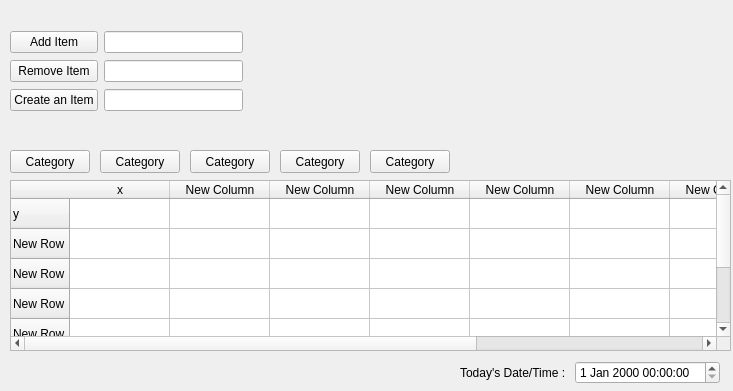
<?xml version="1.0" encoding="UTF-8"?>
<ui version="4.0">
 <class>My_House_Inventory</class>
 <widget class="QWidget" name="My_House_Inventory">
  <property name="enabled">
   <bool>true</bool>
  </property>
  <property name="geometry">
   <rect>
    <x>0</x>
    <y>0</y>
    <width>733</width>
    <height>391</height>
   </rect>
  </property>
  <property name="windowTitle">
   <string>Form</string>
  </property>
  <widget class="QTableWidget" name="tableWidget">
   <property name="geometry">
    <rect>
     <x>10</x>
     <y>180</y>
     <width>721</width>
     <height>171</height>
    </rect>
   </property>
   <row>
    <property name="text">
     <string>y</string>
    </property>
   </row>
   <row>
    <property name="text">
     <string>New Row</string>
    </property>
   </row>
   <row>
    <property name="text">
     <string>New Row</string>
    </property>
   </row>
   <row>
    <property name="text">
     <string>New Row</string>
    </property>
   </row>
   <row>
    <property name="text">
     <string>New Row</string>
    </property>
   </row>
   <row>
    <property name="text">
     <string>New Row</string>
    </property>
   </row>
   <row>
    <property name="text">
     <string>New Row</string>
    </property>
   </row>
   <column>
    <property name="text">
     <string>x</string>
    </property>
   </column>
   <column>
    <property name="text">
     <string>New Column</string>
    </property>
   </column>
   <column>
    <property name="text">
     <string>New Column</string>
    </property>
   </column>
   <column>
    <property name="text">
     <string>New Column</string>
    </property>
   </column>
   <column>
    <property name="text">
     <string>New Column</string>
    </property>
   </column>
   <column>
    <property name="text">
     <string>New Column</string>
    </property>
   </column>
   <column>
    <property name="text">
     <string>New Column</string>
    </property>
   </column>
   <column>
    <property name="text">
     <string>New Column</string>
    </property>
   </column>
   <column>
    <property name="text">
     <string>New Column</string>
    </property>
   </column>
  </widget>
  <widget class="QPushButton" name="pushButton_2">
   <property name="geometry">
    <rect>
     <x>10</x>
     <y>150</y>
     <width>80</width>
     <height>23</height>
    </rect>
   </property>
   <property name="text">
    <string>Category</string>
   </property>
  </widget>
  <widget class="QPushButton" name="pushButton_3">
   <property name="geometry">
    <rect>
     <x>100</x>
     <y>150</y>
     <width>80</width>
     <height>23</height>
    </rect>
   </property>
   <property name="text">
    <string>Category</string>
   </property>
  </widget>
  <widget class="QPushButton" name="pushButton_4">
   <property name="geometry">
    <rect>
     <x>190</x>
     <y>150</y>
     <width>80</width>
     <height>23</height>
    </rect>
   </property>
   <property name="text">
    <string>Category</string>
   </property>
  </widget>
  <widget class="QPushButton" name="pushButton_5">
   <property name="geometry">
    <rect>
     <x>280</x>
     <y>150</y>
     <width>80</width>
     <height>23</height>
    </rect>
   </property>
   <property name="text">
    <string>Category</string>
   </property>
  </widget>
  <widget class="QPushButton" name="pushButton_6">
   <property name="geometry">
    <rect>
     <x>370</x>
     <y>150</y>
     <width>80</width>
     <height>23</height>
    </rect>
   </property>
   <property name="text">
    <string>Category</string>
   </property>
  </widget>
  <widget class="QWidget" name="layoutWidget">
   <property name="geometry">
    <rect>
     <x>10</x>
     <y>30</y>
     <width>233</width>
     <height>85</height>
    </rect>
   </property>
   <layout class="QHBoxLayout" name="horizontalLayout">
    <item>
     <layout class="QVBoxLayout" name="verticalLayout_2">
      <item>
       <widget class="QPushButton" name="Add_Item_Button">
        <property name="text">
         <string>Add Item</string>
        </property>
       </widget>
      </item>
      <item>
       <widget class="QPushButton" name="Remove_Item_Button">
        <property name="text">
         <string>Remove Item</string>
        </property>
       </widget>
      </item>
      <item>
       <widget class="QPushButton" name="Create_An_Item_Button">
        <property name="text">
         <string>Create an Item</string>
        </property>
       </widget>
      </item>
     </layout>
    </item>
    <item>
     <layout class="QVBoxLayout" name="verticalLayout">
      <item>
       <widget class="QLineEdit" name="Add_Item_Line_Edit">
        <property name="contextMenuPolicy">
         <enum>Qt::ContextMenuPolicy::NoContextMenu</enum>
        </property>
       </widget>
      </item>
      <item>
       <widget class="QLineEdit" name="Remove_Item_Line_Edit"/>
      </item>
      <item>
       <widget class="QLineEdit" name="Create_Item_Line_Edit"/>
      </item>
     </layout>
    </item>
   </layout>
  </widget>
  <widget class="QWidget" name="layoutWidget">
   <property name="geometry">
    <rect>
     <x>460</x>
     <y>360</y>
     <width>260</width>
     <height>25</height>
    </rect>
   </property>
   <layout class="QHBoxLayout" name="horizontalLayout_2">
    <item>
     <widget class="QLabel" name="label">
      <property name="text">
       <string>Today's Date/Time :</string>
      </property>
     </widget>
    </item>
    <item>
     <widget class="QDateTimeEdit" name="dateTimeEdit"/>
    </item>
   </layout>
  </widget>
 </widget>
 <resources/>
 <connections/>
</ui>
